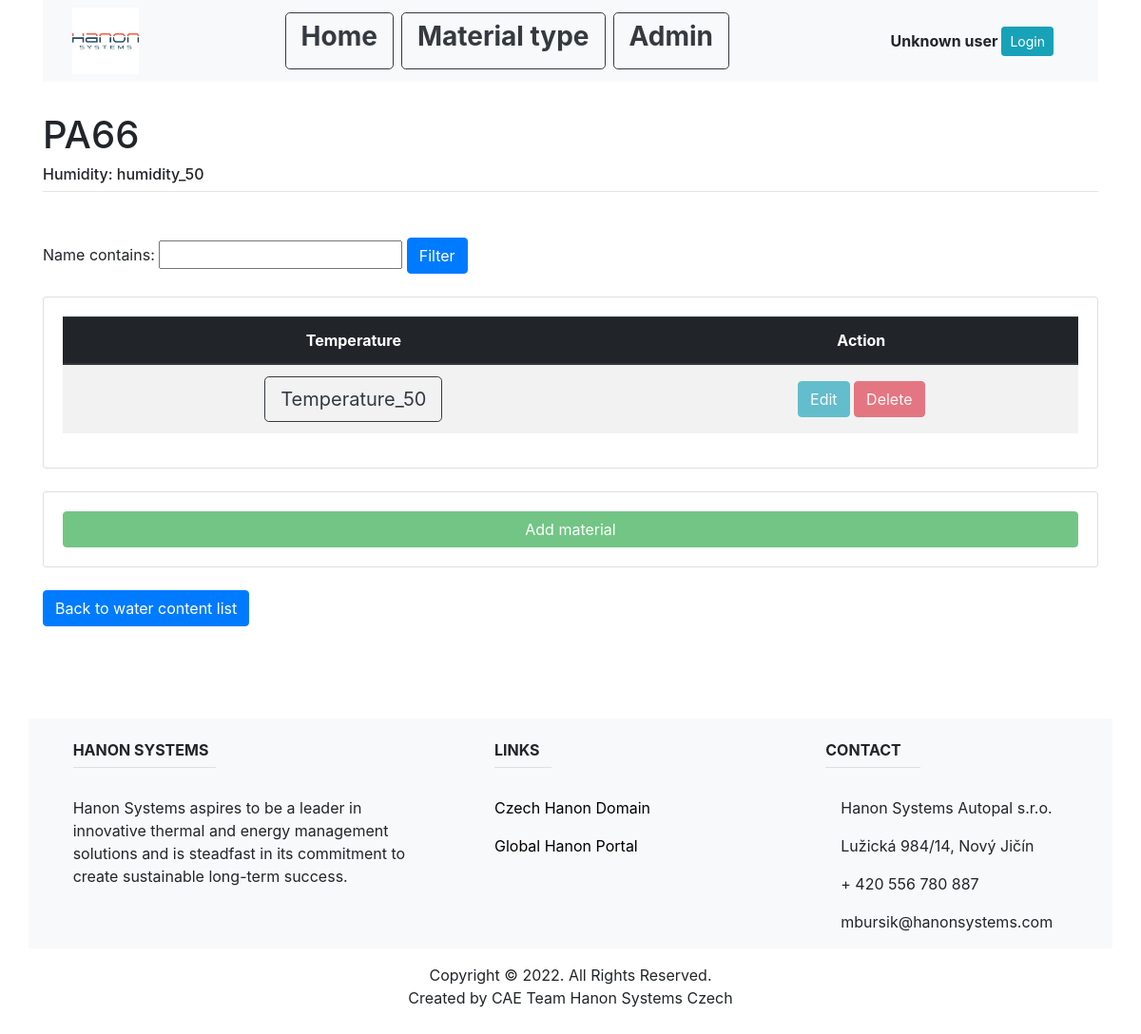
Page /material_type_list/plastic/5/22/8/ on the committed database.
### main/models.py (models this page shows, shortened)
class Plastic(models.Model):
    name = models.CharField(max_length=200, unique=True)
    material_type_id = models.ForeignKey(MaterialType, on_delete=models.CASCADE)

class WaterContent(models.Model):
    name = models.CharField(max_length=200)
    plastic_id = models.ForeignKey(Plastic, on_delete=models.CASCADE)

class Temperature(models.Model):
    name = models.CharField(max_length=200)
    water_content_id = models.ForeignKey(WaterContent, on_delete=models.CASCADE)

### main/views.py (the view)
# urls.py: path('material_type_list/plastic/<int:material_type_id>/<int:plastic_id>/<int:water_id>/', views.temperature_list, name="temperature_list"),
def temperature_list(response, material_type_id, plastic_id, water_id):
    material_type = MaterialType.objects.get(pk=material_type_id)
    material_info = Plastic.objects.get(pk=plastic_id)
    water_info = WaterContent.objects.get(pk=water_id)
    temp_ls = Temperature.objects.filter(water_content_id=water_id)
    my_filter = TempFilter(response.GET, queryset=temp_ls)
    temp_ls = my_filter.qs
    return render(response, "main/temp_list.html", {
        "material_type": material_type,
        "material_info": material_info,
        "water_info": water_info,
        "temp_ls": temp_ls,
        "my_filter": my_filter,
    })

### main/templates/main/temp_list.html (shortened to what this page needs)
{% extends "main/base.html" %}
{% block content %}
<br>
<h1 class="mt-2">{{material_info.name}}</h1>
<h6 class="mt-2">Humidity: {{water_info.name}}</h6>
<hr class="mt-0 mb-4">
<br>
<div>
   <form method="get">
   {{my_filter.form}}
   <button class="btn btn-primary" type="submit">Filter</button>
   </form>
</div>
<br>
<div class="card card-body">
   <table class="table table-striped">
     <thead class="thead-dark">
     <tr>
         <th class="text-center align-middle" scope="col">Temperature</th>
         <th class="text-center align-middle" scope="col">Action</th>
     </tr>
     </thead>
     <tbody>
         {% for item in temp_ls %}
         <tr>
             <td class="text-center align-middle">
                 <a class="btn btn-outline-dark btn-lg" href="{%url 'fibre_list' material_type.id material_info.id water_info.id item.id%}" role="button">{{item.name}}</a>
             </td>
             {% if user.is_authenticated %}
             <td class="text-center align-middle">
               <a class="btn btn-info" href="{%url 'update_temp' material_type.id material_info.id water_info.id item.id%}">Edit</a>
               <a class="btn btn-danger" href="{%url 'delete_temp' material_type.id material_info.id water_info.id item.id%}">Delete</a>
             </td>
             {% else %}
             <td class="text-center align-middle">
               <a class="btn btn-info disabled" href="{%url 'update_temp' material_type.id material_info.id water_info.id item.id%}">Edit</a>
               <a class="btn btn-danger disabled" href="{%url 'delete_temp' material_type.id material_info.id water_info.id item.id%}">Delete</a>
             </td>
             {% endif %}
         </tr>
         {% empty %}
         <h2>Sorry no available data</h2>
         {% endfor %}
     </tbody>
   </table>
</div>
<br>
<div class="card card-body">
    {% if user.is_authenticated %}
    <a class="btn btn-success " href="{%url 'create_temp' material_type.id material_info.id water_info.id%}">Add material</a>
    {% else %}
    <div class="btn btn-success disabled" href="{%url 'create_temp' material_type.id material_info.id water_info.id%}">Add material</div>
    {% endif %}
</div>
<br>
<a class="btn btn-primary" href="{%url 'water_info' material_type.id material_info.id %}" role="button">Back to water content list</a>
{% endblock %}

### rows in the picture
Plastic: name "PA66"
WaterContent: name "humidity_50"
Temperature: name "Temperature_50"
